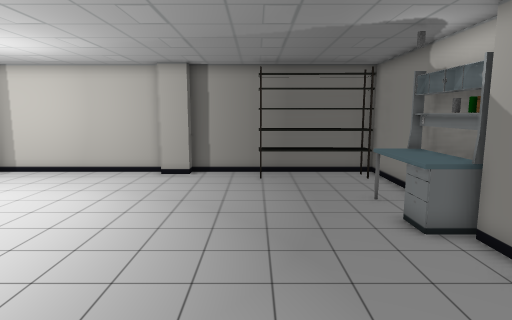
[1] (above)

16 first-person views from a walk through a scene from a Unity 3-D project. The camera is 1.5 m above the floor, tilts 8° down and sees 75° across. The floor is counted in squares, 0.5 m on a side. Each view is taken from the middle of a square. On the plan, view 1 faces up. The plan holds only what a view shows up to about 20 squares ahead; the rest is blank. The player character is not drawn. Some surface patterns are stand-ins.

[2]
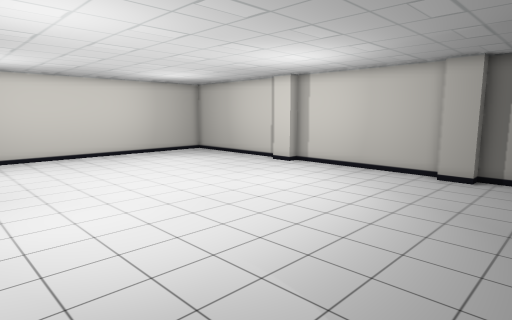

[3]
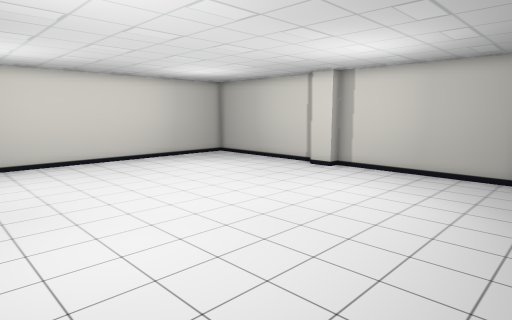

[4]
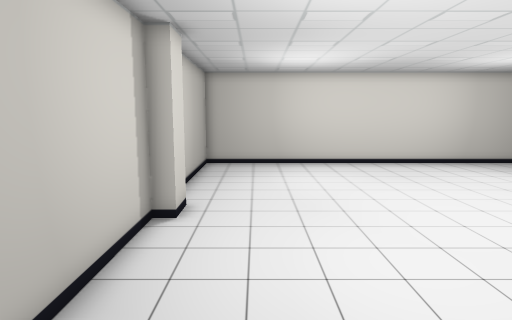

[5]
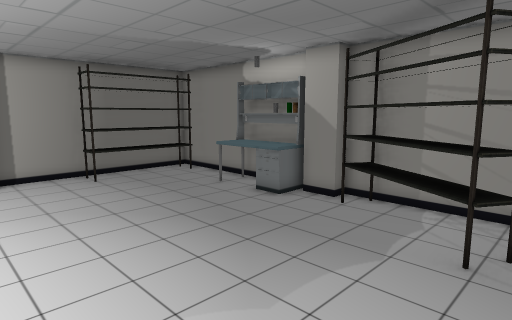

[6]
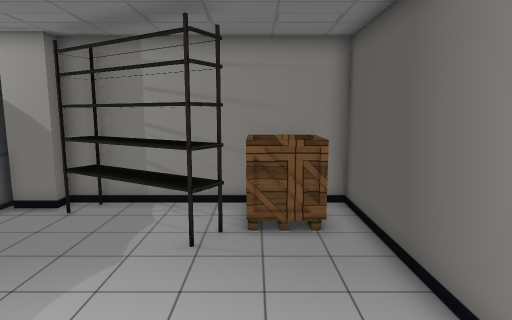

[7]
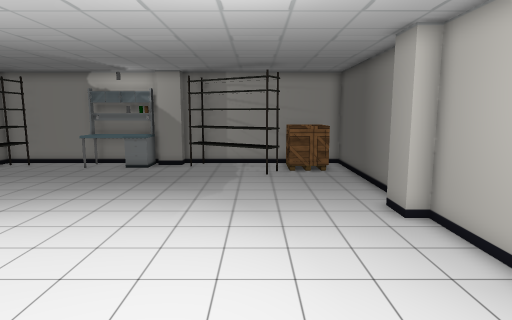

[8]
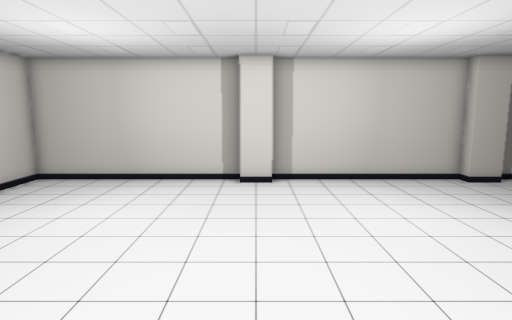

[9]
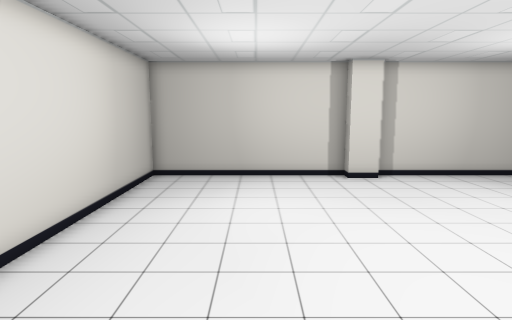

[10]
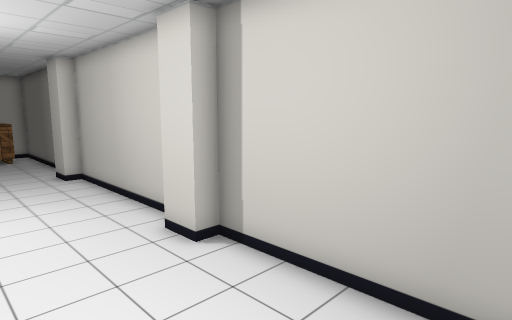

[11]
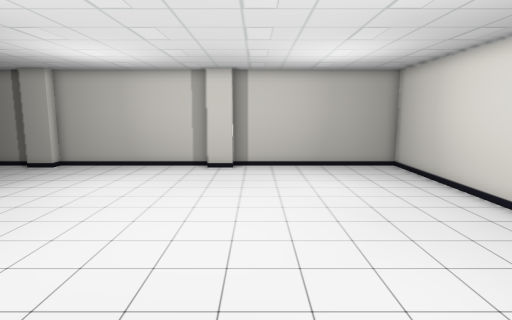

[12]
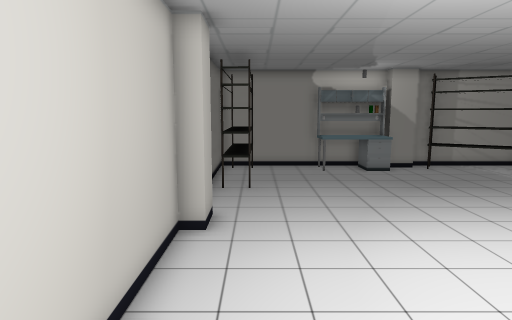

[13]
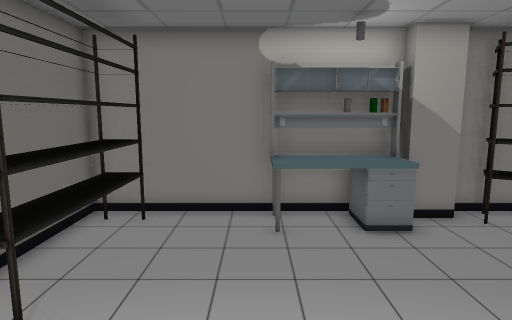

[14]
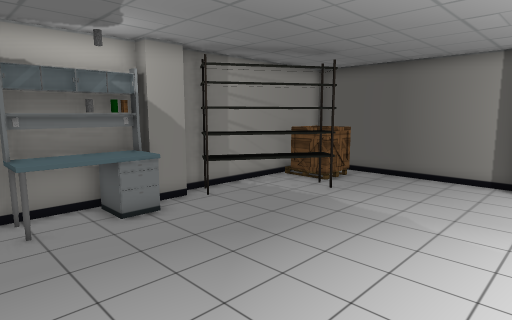

[15]
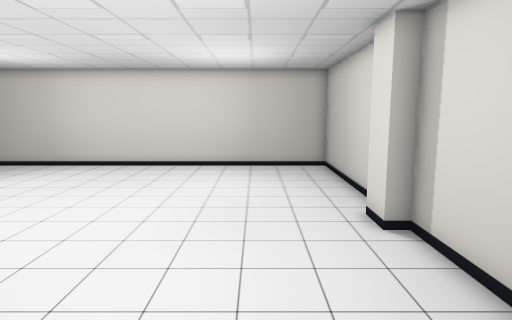

[16]
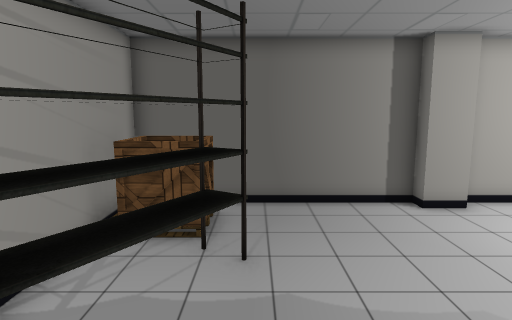

### Floor plan
Key: @ floor where view 1 was taken; # wall or solid block; . main floor; : floor 0.25 m higher than the main floor; P pillar; S shelf; T table; B box; O other object.
Columns run from 24 left of view 1 to 6 right of it. Each row starts with its distance up from view 1.
 17 ###############################
 16 #.........P.........P...SSSSSS#
 15 #.......................SSSSSS#
 14 #.............................#
 13 #.............................#
 12 #...........................TT#
 11 #...........................TT#
 10 #...........................TT#
  9 #...........................TTO
  8 #...........................TTO
  7 #............................P
  6 #............................S#
  5 #...........................SS#
  4 #...........................SS#
  3 #..........................SSS#
  2 #.........................SSS.#
  1 #.........................SS..#
  0 #.......................@..BBB#
 -1 #..........................B:B#
 -2 #.........P.........P......BBB#
 -3 ###############################

Positions as (right, up) in squares from view 1, and headings:
1: (0, 0), facing up
2: (0, 0), facing up-left
3: (-3, 0), facing up-left
4: (-4, 0), facing left
5: (-5, 0), facing up-right
6: (-5, 0), facing right
7: (-14, 2), facing right
8: (-14, 2), facing up
9: (-19, 1), facing up
10: (-21, 2), facing down-right
11: (-16, 16), facing down
12: (-13, 15), facing right
13: (-4, 12), facing right
14: (-5, 13), facing down-right
15: (-5, 13), facing left
16: (2, 8), facing down
